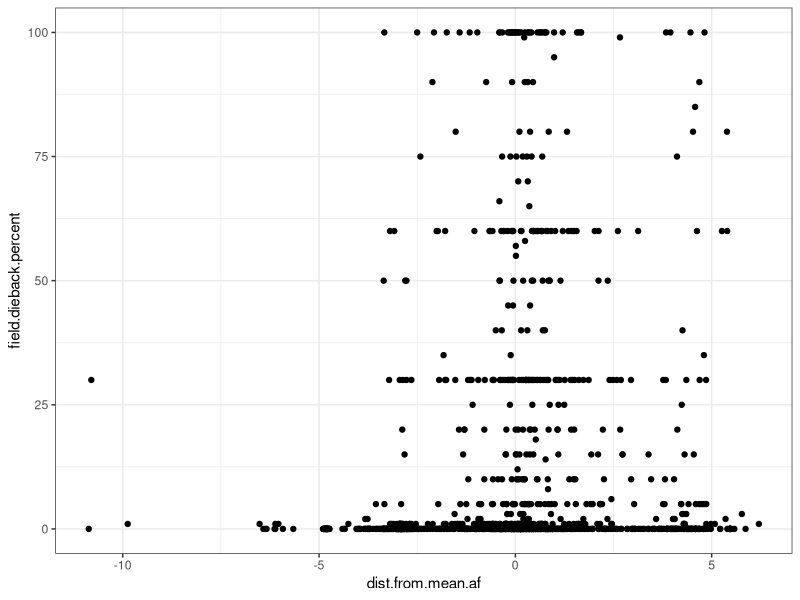

Write the R code that produced this figure.
## ---- chunk 1
knitr::opts_chunk$set(echo = TRUE)
## ---- chunk 2
library(tidyverse)
## ---- chunk 3
# Full Queries
# Query quality_grade=any&identifications=any&projects[]=western-redcedar-dieback-map 
# Columns id, observed_on_string, observed_on, time_observed_at, time_zone, user_id, user_login, user_name, created_at, updated_at, quality_grade, license, url, image_url, sound_url, tag_list, description, num_identification_agreements, num_identification_disagreements, captive_cultivated, oauth_application_id, place_guess, latitude, longitude, positional_accuracy, private_place_guess, private_latitude, private_longitude, public_positional_accuracy, geoprivacy, taxon_geoprivacy, coordinates_obscured, positioning_method, positioning_device, place_town_name, place_county_name, place_state_name, place_country_name, place_admin1_name, place_admin2_name, species_guess, scientific_name, common_name, iconic_taxon_name, taxon_id, field:tree+canopy+symptoms, field:optional+-+did+the+tree+have+heat+damage, field:percent+canopy+affected+%28%25%29, field:dieback+percent, field:number+of+additional+unhealthy+trees+%28of+same+species%29+in+area+%28within+sight%29, field:percent+of+trees+%28of+same+species%29+within+sight+that+are+unhealthy, field:other+factors+-+are+there+signs+or+symptoms+of+insect%2C+diseases%2C+or+other+damage%3F, field:optional+-+what+%27other+factors%27+were+observed%3F, field:optional+-+tree+size, field:optional+-+site+type, field:optional+-+site%2Flocation+description, field:optional+-+site%2Farea+disturbance+level, field:optional+-+site+hydrology, field:optional+-+access+to+water, field:optional+-+slope+position, field:optional+-+were+there+any+other+unhealthy+plant+species+on+the+site%3F, field:optional+-+timing+of+symptoms+estimate, field:optional+-+estimated+time+spent+to+make+this+observation+%28%23+of+minutes%29, field:optional+-+can+we+follow+up+with+you%3F, field:tree+number+%28from+google+map%29+if+applicable, field:notes 

# Seattle Tacoma Metro - Query quality_grade=any&identifications=any&place_id=122789&projects[]=western-redcedar-dieback-map Columns id, observed_on_string, observed_on, time_observed_at, time_zone, user_id, user_login, user_name, created_at, updated_at, quality_grade, license, url, image_url, sound_url, tag_list, description, num_identification_agreements, num_identification_disagreements, captive_cultivated, oauth_application_id, place_guess, latitude, longitude, positional_accuracy, private_place_guess, private_latitude, private_longitude, public_positional_accuracy, geoprivacy, taxon_geoprivacy, coordinates_obscured, positioning_method, positioning_device, place_town_name, place_county_name, place_state_name, place_country_name, place_admin1_name, place_admin2_name, species_guess, scientific_name, common_name, iconic_taxon_name, taxon_id, field:tree+canopy+symptoms, field:optional+-+did+the+tree+have+heat+damage, field:percent+canopy+affected+%28%25%29, field:dieback+percent, field:number+of+additional+unhealthy+trees+%28of+same+species%29+in+area+%28within+sight%29, field:percent+of+trees+%28of+same+species%29+within+sight+that+are+unhealthy, field:other+factors+-+are+there+signs+or+symptoms+of+insect%2C+diseases%2C+or+other+damage%3F, field:optional+-+what+%27other+factors%27+were+observed%3F, field:optional+-+tree+size, field:optional+-+site+type, field:optional+-+site%2Flocation+description, field:optional+-+site%2Farea+disturbance+level, field:optional+-+site+hydrology, field:optional+-+access+to+water, field:optional+-+slope+position, field:optional+-+were+there+any+other+unhealthy+plant+species+on+the+site%3F, field:optional+-+timing+of+symptoms+estimate, field:optional+-+estimated+time+spent+to+make+this+observation+%28%23+of+minutes%29, field:optional+-+can+we+follow+up+with+you%3F, field:notes 

#King County - Query quality_grade=any&identifications=any&place_id=1282&projects[]=western-redcedar-dieback-map Columns id, observed_on_string, observed_on, time_observed_at, time_zone, user_id, user_login, user_name, created_at, updated_at, quality_grade, license, url, image_url, sound_url, tag_list, description, num_identification_agreements, num_identification_disagreements, captive_cultivated, oauth_application_id, place_guess, latitude, longitude, positional_accuracy, private_place_guess, private_latitude, private_longitude, public_positional_accuracy, geoprivacy, taxon_geoprivacy, coordinates_obscured, positioning_method, positioning_device, place_town_name, place_county_name, place_state_name, place_country_name, place_admin1_name, place_admin2_name, species_guess, scientific_name, common_name, iconic_taxon_name, taxon_id, field:tree+canopy+symptoms, field:optional+-+did+the+tree+have+heat+damage, field:percent+canopy+affected+%28%25%29, field:dieback+percent, field:number+of+additional+unhealthy+trees+%28of+same+species%29+in+area+%28within+sight%29, field:percent+of+trees+%28of+same+species%29+within+sight+that+are+unhealthy, field:other+factors+-+are+there+signs+or+symptoms+of+insect%2C+diseases%2C+or+other+damage%3F, field:optional+-+what+%27other+factors%27+were+observed%3F, field:optional+-+tree+size, field:optional+-+site+type, field:optional+-+site%2Flocation+description, field:optional+-+site%2Farea+disturbance+level, field:optional+-+site+hydrology, field:optional+-+access+to+water, field:optional+-+slope+position, field:optional+-+were+there+any+other+unhealthy+plant+species+on+the+site%3F, field:optional+-+timing+of+symptoms+estimate, field:optional+-+estimated+time+spent+to+make+this+observation+%28%23+of+minutes%29, field:optional+-+can+we+follow+up+with+you%3F, field:notes 

# Portland Vancouver Metro - Query quality_grade=any&identifications=any&place_id=81864&projects[]=western-redcedar-dieback-map Columns id, observed_on_string, observed_on, time_observed_at, time_zone, user_id, user_login, user_name, created_at, updated_at, quality_grade, license, url, image_url, sound_url, tag_list, description, num_identification_agreements, num_identification_disagreements, captive_cultivated, oauth_application_id, place_guess, latitude, longitude, positional_accuracy, private_place_guess, private_latitude, private_longitude, public_positional_accuracy, geoprivacy, taxon_geoprivacy, coordinates_obscured, positioning_method, positioning_device, place_town_name, place_county_name, place_state_name, place_country_name, place_admin1_name, place_admin2_name, species_guess, scientific_name, common_name, iconic_taxon_name, taxon_id, field:tree+canopy+symptoms, field:optional+-+did+the+tree+have+heat+damage, field:percent+canopy+affected+%28%25%29, field:dieback+percent, field:number+of+additional+unhealthy+trees+%28of+same+species%29+in+area+%28within+sight%29, field:percent+of+trees+%28of+same+species%29+within+sight+that+are+unhealthy, field:other+factors+-+are+there+signs+or+symptoms+of+insect%2C+diseases%2C+or+other+damage%3F, field:optional+-+what+%27other+factors%27+were+observed%3F, field:optional+-+tree+size, field:optional+-+site+type, field:optional+-+site%2Flocation+description, field:optional+-+site%2Farea+disturbance+level, field:optional+-+site+hydrology, field:optional+-+access+to+water, field:optional+-+slope+position, field:optional+-+were+there+any+other+unhealthy+plant+species+on+the+site%3F, field:optional+-+timing+of+symptoms+estimate, field:optional+-+estimated+time+spent+to+make+this+observation+%28%23+of+minutes%29, field:optional+-+can+we+follow+up+with+you%3F, field:notes 

# full dataset -  Query quality_grade=any&identifications=any&projects[]=western-redcedar-dieback-map Columns id, observed_on_string, observed_on, time_observed_at, time_zone, user_id, user_login, user_name, created_at, updated_at, quality_grade, license, url, image_url, sound_url, tag_list, description, num_identification_agreements, num_identification_disagreements, captive_cultivated, oauth_application_id, place_guess, latitude, longitude, positional_accuracy, private_place_guess, private_latitude, private_longitude, public_positional_accuracy, geoprivacy, taxon_geoprivacy, coordinates_obscured, positioning_method, positioning_device, place_town_name, place_county_name, place_state_name, place_country_name, place_admin1_name, place_admin2_name, species_guess, scientific_name, common_name, iconic_taxon_name, taxon_id, field:tree+canopy+symptoms, field:optional+-+did+the+tree+have+heat+damage, field:percent+canopy+affected+%28%25%29, field:dieback+percent, field:number+of+additional+unhealthy+trees+%28of+same+species%29+in+area+%28within+sight%29, field:percent+of+trees+%28of+same+species%29+within+sight+that+are+unhealthy, field:other+factors+-+are+there+signs+or+symptoms+of+insect%2C+diseases%2C+or+other+damage%3F, field:optional+-+what+%27other+factors%27+were+observed%3F, field:optional+-+tree+size, field:optional+-+site+type, field:optional+-+site%2Flocation+description, field:optional+-+site%2Farea+disturbance+level, field:optional+-+site+hydrology, field:optional+-+access+to+water, field:optional+-+slope+position, field:optional+-+were+there+any+other+unhealthy+plant+species+on+the+site%3F, field:optional+-+timing+of+symptoms+estimate, field:optional+-+estimated+time+spent+to+make+this+observation+%28%23+of+minutes%29, field:optional+-+can+we+follow+up+with+you%3F, field:notes 

## ---- chunk 4
inat.full <- read.csv("./WRDM-full-data-1.13.24.csv")
#tacoma.uhi <- read.csv("./WRC-TAC-UHI-Values.csv")
## ---- chunk 5
inat.full.qgis <- inat.full[c(1,23,24,35,36)]
## ---- chunk 6
kc.wrc.qgis <- inat.full.qgis %>% filter(place_county_name=="King")
port.wrc.qgis <- inat.full.qgis %>% filter(place_town_name=="Portland")
tac.wrc.qgis <- inat.full.qgis %>% filter(place_town_name=="Tacoma")
## ---- chunk 7
#write.csv(inat.full.qgis,file="./WRDM-full-data-1.13.24-qgis.csv")
#write.csv(kc.wrc.qgis,file="./WRDM-King-County-1.13.24-qgis.csv")
#write.csv(port.wrc.qgis,file="./WRDM-Portland-1.13.24-qgis.csv")
#write.csv(tac.wrc.qgis,file="./WRDM-Tacoma-1.13.24-qgis.csv")
## ---- chunk 8
tacoma.uhi.holc.ehd  <- read.csv("./WRC.Tacoma.UHI.HOLC.EHD-1.13.24.csv")
#king.county.uhi <- read.csv("./WRC-KC-UHI-Values.csv")
king.county.uhi.holc.ehd <- read.csv("./WRC.KingCounty.UHI.HOLC.EHD-1.13.24.csv")
portland.uhi.holc <- read.csv("./WRC.Portland.UHI.HOLC-1.13.24.csv") # does not include ehd data because it is outside of WA
## ---- chunk 9
kc.wrc <- left_join(king.county.uhi.holc.ehd,inat.full,by="id")
tac.wrc <- left_join(tacoma.uhi.holc.ehd,inat.full,by="id")
pl.wrc <- left_join(portland.uhi.holc,inat.full,by="id")
## ---- chunk 10
tac.wrc <- tac.wrc %>% mutate(DN_AM1=((DN_AM1*1.8)+32),DN_AF1=((DN_AF1*1.8)+32),DN_PM1=((DN_PM1*1.8)+32)) %>% mutate(mean.temp.daily=((DN_AM1+DN_AF1+DN_PM1)/3)) %>% mutate(dist.from.mean.daily=mean.temp.daily-(mean(mean.temp.daily,na.rm=TRUE))) %>% mutate(Area="Tacoma")

kc.wrc <- kc.wrc %>% mutate(mean.temp.daily=((DN_AM1+DN_AF1+DN_PM1)/3)) %>% mutate(dist.from.mean.daily=mean.temp.daily-(mean(mean.temp.daily,na.rm=TRUE))) %>% mutate(Area="King County")

pl.wrc <- pl.wrc %>% mutate(DN_AM1=((DN_AM1*1.8)+32),DN_AF1=((DN_AF1*1.8)+32),DN_PM1=((DN_PM1*1.8)+32)) %>% mutate(mean.temp.daily=((DN_AM1+DN_AF1+DN_PM1)/3)) %>% mutate(dist.from.mean.daily=mean.temp.daily-(mean(mean.temp.daily,na.rm=TRUE))) %>% mutate(Area="Portland")
## ---- chunk 11
tac.wrc <- tac.wrc %>% mutate(dist.from.mean.am=DN_AM1-(mean(DN_AM1,na.rm=TRUE)))

kc.wrc <- kc.wrc %>% mutate(dist.from.mean.am=DN_AM1-(mean(DN_AM1,na.rm=TRUE)))

pl.wrc <- pl.wrc %>% mutate(dist.from.mean.am=DN_AM1-(mean(DN_AM1,na.rm=TRUE)))
## ---- chunk 12
tac.wrc <- tac.wrc %>% mutate(dist.from.mean.af=DN_AF1-(mean(DN_AF1,na.rm=TRUE)))

kc.wrc <- kc.wrc %>% mutate(dist.from.mean.af=DN_AF1-(mean(DN_AF1,na.rm=TRUE)))

pl.wrc <- pl.wrc %>% mutate(dist.from.mean.af=DN_AF1-(mean(DN_AF1,na.rm=TRUE)))
## ---- chunk 13
tac.wrc <- tac.wrc %>% mutate(dist.from.mean.pm=DN_PM1-(mean(DN_PM1,na.rm=TRUE)))

kc.wrc <- kc.wrc %>% mutate(dist.from.mean.pm=DN_PM1-(mean(DN_PM1,na.rm=TRUE)))

pl.wrc <- pl.wrc %>% mutate(dist.from.mean.pm=DN_PM1-(mean(DN_PM1,na.rm=TRUE)))
## ---- chunk 14
data <- bind_rows(pl.wrc,tac.wrc,kc.wrc)
## ---- chunk 15
data$field.number.of.additional.unhealthy.trees..of.same.species..in.area..within.sight. <- as.factor(data$field.number.of.additional.unhealthy.trees..of.same.species..in.area..within.sight.)
data$field.optional...what..other.factors..were.observed. <- as.factor(data$field.optional...what..other.factors..were.observed.)
data$field.tree.canopy.symptoms <- as.factor(data$field.tree.canopy.symptoms)
data$field.optional...slope.position <- as.factor(data$field.optional...slope.position)
data$field.optional...site.type <- as.factor(data$field.optional...site.type)
data$field.optional...site.location.description  <- as.factor(data$field.optional...site.location.description )
data$field.optional...tree.size <-as.factor(data$field.optional...tree.size)
## ---- chunk 16
data$field.number.of.additional.unhealthy.trees..of.same.species..in.area..within.sight.[data$field.number.of.additional.unhealthy.trees..of.same.species..in.area..within.sight.=="4"] <- "4-6"
data$field.number.of.additional.unhealthy.trees..of.same.species..in.area..within.sight.[data$field.number.of.additional.unhealthy.trees..of.same.species..in.area..within.sight.=="5"] <- "4-6"
data$field.number.of.additional.unhealthy.trees..of.same.species..in.area..within.sight.[data$field.number.of.additional.unhealthy.trees..of.same.species..in.area..within.sight.=="2"] <- "2-3"
## ---- chunk 17
data$field.tree.canopy.symptoms[data$field.tree.canopy.symptoms=="Multiple Symptoms"] <-"Multiple Symptoms (please list in Notes)"
data$field.tree.canopy.symptoms[data$field.tree.canopy.symptoms=="multiple symptoms"] <-"Multiple Symptoms (please list in Notes)"
data$field.tree.canopy.symptoms[data$field.tree.canopy.symptoms=="thinning foliage"] <-"Thinning Canopy"
data$field.tree.canopy.symptoms[data$field.tree.canopy.symptoms=="healthy"] <-"Healthy"
data$field.tree.canopy.symptoms[data$field.tree.canopy.symptoms=="dead top"] <-"Old Dead Top (needles already gone)"
## ---- chunk 18
data$field.optional...what..other.factors..were.observed.[data$field.optional...what..other.factors..were.observed.=="Fungal Activitiy (mycelial fans, mushrooms at base, or conks on trunk)"] <-"Fungal Activitiy (mycelial fans, bleeding cankers, mushrooms at base, or conks on trunk)"
data$field.optional...what..other.factors..were.observed.[data$field.optional...what..other.factors..were.observed.=="Needle disease (dieback, checking, blight, etc.)"] <- "Needle or leaf disease (dieback, checking, blight, etc.)"
## ---- chunk 19
data$field.optional...slope.position[data$field.optional...slope.position=="Upper 1/3rd of a slope"] <-"Top of slope"
## ---- chunk 20
data$field.optional...site.type[data$field.optional...site.type=="Urban Natural"] <-"Urban"
data$field.optional...site.type[data$field.optional...site.type=="Urban Landscaped"] <-"Urban"
data$field.optional...site.type[data$field.optional...site.type=="Suburban Natural"] <-"Suburban"
data$field.optional...site.type[data$field.optional...site.type=="Suburban Lanscaped"] <-"Suburban"
data$field.optional...site.type[data$field.optional...site.type=="Natural Forest"] <-"Rural"
## ---- chunk 21
data$field.optional...tree.size[data$field.optional...tree.size=="Large"] <- "Large (too big to wrap arms around trunk)"
data$field.optional...tree.size[data$field.optional...tree.size=="Medium"] <- "Medium (can wrap arms around trunk)"
data$field.optional...tree.size[data$field.optional...tree.size=="Small"] <- "Small (can wrap hands around trunk)"
data$field.optional...tree.size[data$field.optional...tree.size=="Very Large"] <- "Very Large (would take many people to wrap arms around trunk)"
data$field.optional...tree.size[data$field.optional...tree.size=="Very small (can wrap a single hand around stem)"] <- "Very Small (can wrap a single hand around stem)"
## ---- chunk 22
data$field.optional...site.location.description [data$field.optional...site.location.description =="Yard or open park grounds"] <- "Urban yard or open park grounds"
## ---- chunk 23
data$field.percent.canopy.affected.... <- as.factor(data$field.percent.canopy.affected....)
data$field.percent.canopy.affected....[data$field.percent.canopy.affected....=="1-25% of the crown is unhealthy"] <- "1-29% of the canopy is unhealthy"
data$field.percent.canopy.affected....[data$field.percent.canopy.affected....=="Healthy (0%)"] <- "Healthy, no dieback(0%)"
data$field.percent.canopy.affected....[data$field.percent.canopy.affected....=="Healthy (0% is unhealthy)"] <- "Healthy, no dieback(0%)"
data$field.percent.canopy.affected....[data$field.percent.canopy.affected....=="more than 75% of the crown is unhealthy"] <- "60-99% of the canopy is unhealthy"
data <- data %>% droplevels()

data$Percent.Dieback.Modified[data$field.percent.canopy.affected....=="Healthy, no dieback(0%)"] <- 0
data$Percent.Dieback.Modified[data$field.percent.canopy.affected....=="1-29% of the canopy is unhealthy"] <- 1
data$Percent.Dieback.Modified[data$field.percent.canopy.affected....=="30-59% of the canopy is unhealthy"] <- 30
data$Percent.Dieback.Modified[data$field.percent.canopy.affected....=="60-99% of the canopy is unhealthy"] <- 60
data$Percent.Dieback.Modified[data$field.percent.canopy.affected....=="tree is dead"] <- 100
#data$field.dieback.percent[is.na(data$field.dieback.percent)] <- data$Percent.Dieback.Modified

data$field.percent.canopy.affected....[data$Percent.Dieback.Modified==100] <- "tree is dead" #there were a couple healthy trees with 100 dieback somehow..

has.dieback.percent <- data %>% filter(!is.na(field.dieback.percent))
does.not.have.dieback.percent <- data %>% filter(is.na(field.dieback.percent)) 

has.dieback.percent$user.estimated.dieback <- "Yes"
does.not.have.dieback.percent$user.estimated.dieback <- "No"

does.not.have.dieback.percent$field.dieback.percent <- does.not.have.dieback.percent$Percent.Dieback.Modified

data <- rbind(has.dieback.percent,does.not.have.dieback.percent)

data$field.dieback.percent[data$field.dieback.percent<0] <- 0 # not sure why but there was one -2 percent dieback value

## ---- chunk 24
data <- data %>% mutate(tree.size.simplified=field.optional...tree.size) 
## ---- chunk 25
tree_size_level_key <- c("Very Small (can wrap a single hand around stem)" = "Small", "Small (can wrap hands around trunk)" = "Small", "Medium (can wrap arms around trunk)" = "Medium", "Large (too big to wrap arms around trunk)" = "Large", "Very Large (would take many people to wrap arms around trunk)" = "Large","Other"="Other","No selection"="No Selection")

data$tree.size.simplified <- recode_factor(data$tree.size.simplified, !!!tree_size_level_key)
data$tree.size.simplified <- as.factor(data$tree.size.simplified)
## ---- chunk 26
data <- data %>% filter(field.tree.canopy.symptoms!="Candelabra top or very old spike top (old growth)") %>% mutate(binary.tree.canopy.symptoms=field.tree.canopy.symptoms) %>% mutate(ordinal.tree.canopy.symptoms=field.tree.canopy.symptoms) %>% mutate(reclassified.tree.canopy.symptoms=field.tree.canopy.symptoms) %>% droplevels()
## ---- chunk 27
binary_level_key <- c("Healthy" = "Healthy", "Thinning Canopy" = "Unhealthy", "New Dead Top (red or brown needles still attached)" = "Unhealthy", "Old Dead Top (needles already gone)" = "Unhealthy", "Tree is dead" = "Unhealthy", "Multiple Symptoms (please list in Notes)" = "Unhealthy", "Extra Cone Crop" = "Unhealthy", "Browning Canopy" = "Unhealthy","Branch Dieback or 'Flagging'" = "Unhealthy", "Other (please describe in Notes)" = "Unhealthy", "Yellowing Canopy" = "Unhealthy")

data$binary.tree.canopy.symptoms <- recode_factor(data$binary.tree.canopy.symptoms, !!!binary_level_key)
#levels(binary$field.tree.canopy.symptoms)
data$binary.tree.canopy.symptoms <- as.factor(data$binary.tree.canopy.symptoms)
## ---- chunk 28
ordinal_level_key <- c("Healthy" = "Healthy", "Thinning Canopy" = "Unhealthy", "New Dead Top (red or brown needles still attached)" = "Unhealthy", "Old Dead Top (needles already gone)" = "Unhealthy", "Tree is dead" = "Dead", "Multiple Symptoms (please list in Notes)" = "Unhealthy", "Extra Cone Crop" = "Unhealthy", "Browning Canopy" = "Unhealthy","Branch Dieback or 'Flagging'" = "Unhealthy", "Other (please describe in Notes)" = "Unhealthy", "Yellowing Canopy" = "Unhealthy")

data$ordinal.tree.canopy.symptoms <- recode_factor(data$ordinal.tree.canopy.symptoms, !!!ordinal_level_key)
#levels(binary$field.tree.canopy.symptoms)
data$ordinal.tree.canopy.symptoms <- as.factor(data$ordinal.tree.canopy.symptoms)
## ---- chunk 29
reclassified_level_key <- c("Healthy" = "Healthy", "Thinning Canopy" = "Thinning Canopy", "New Dead Top (red or brown needles still attached)" = "Dead Top", "Old Dead Top (needles already gone)" = "Dead Top", "Tree is dead" = "Tree is Dead", "Multiple Symptoms (please list in Notes)" = "Other", "Extra Cone Crop" = "Other", "Browning Canopy" = "Other","Branch Dieback or 'Flagging'" = "Other", "Other (please describe in Notes)" = "Other", "Yellowing Canopy" = "Other")

data$reclassified.tree.canopy.symptoms <- recode_factor(data$reclassified.tree.canopy.symptoms, !!!reclassified_level_key)
#levels(binary$field.tree.canopy.symptoms)
data$reclassified.tree.canopy.symptoms <- as.factor(data$reclassified.tree.canopy.symptoms)
## ---- chunk 30
data$top.dieback[data$reclassified.tree.canopy.symptoms=="Dead Top"] <- "Yes"
data$top.dieback[data$reclassified.tree.canopy.symptoms!="Dead Top"] <- "No"
data$top.dieback <- as.factor(data$top.dieback)
levels(data$top.dieback)
summary(data$top.dieback)
## ---- chunk 31
data$thinning[data$reclassified.tree.canopy.symptoms=="Thinning Canopy"] <- "Yes"
data$thinning[data$reclassified.tree.canopy.symptoms!="Thinning Canopy"] <- "No"
data$thinning <- as.factor(data$thinning)
levels(data$thinning)
summary(data$thinning)
## ---- chunk 32
data$dead[data$reclassified.tree.canopy.symptoms=="Tree is Dead"] <- "Yes"
data$dead[data$reclassified.tree.canopy.symptoms!="Tree is Dead"] <- "No"
data$dead <- as.factor(data$dead)
levels(data$dead)
summary(data$dead)
## ---- chunk 33
data <- data %>% mutate(field.dieback.prop = (field.dieback.percent/100))
## ---- chunk 34
daily.error <- data %>% filter(is.na(data$mean.temp.daily))
## ---- chunk 35
levels(as.factor(data$scientific_name))
## ---- chunk 36
other.species <- data %>% filter(scientific_name!="Thuja plicata") %>% droplevels()
data <- data %>% filter(scientific_name=="Thuja plicata") %>% droplevels()
## ---- chunk 37
ggplot(data,aes(dist.from.mean.af,field.dieback.percent))+geom_point()+theme_bw()
## ---- chunk 38
data <- data %>% filter(dist.from.mean.af>(-8))
## ---- chunk 39
write.csv(data,file="./urban-data-modified.csv")
